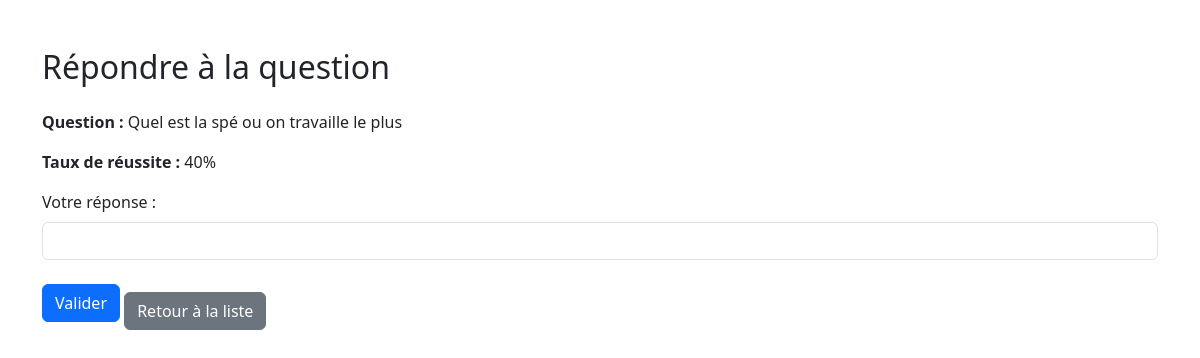
The page /views/answer.php?id=5 on the database its author committed.
### tables this page shows
CREATE TABLE IF NOT EXISTS `questions` (
  `id` int(11) NOT NULL AUTO_INCREMENT,
  `question` text NOT NULL,
  `reponse` varchar(255) NOT NULL,
  `message_succes` text NOT NULL,
  `message_echec` text NOT NULL,
  `reussites` int(11) DEFAULT 0,
  `tentatives` int(11) DEFAULT 0,
  PRIMARY KEY (`id`)
);

### views/answer.php (the view, shortened to what this page needs)
<?php
require_once __DIR__ . '/../config/database.php';
$question_id = intval($_GET['id']);
$sql = "SELECT * FROM questions WHERE id = :id";
$stmt = $pdo->prepare($sql);
$stmt->execute([':id' => $question_id]);
$question = $stmt->fetch(PDO::FETCH_ASSOC);
$taux_reussite = ($question['tentatives'] > 0) ? round(($question['reussites'] / $question['tentatives']) * 100, 2) : 0;
?>
<!DOCTYPE html>
<html lang="fr">
<head>
    <link href="https://cdn.jsdelivr.net/npm/bootstrap@5.3.0/dist/css/bootstrap.min.css" rel="stylesheet">
</head>
<body class="container mt-5">
    <h2 class="mb-4">Répondre à la question</h2>
    <p><strong>Question :</strong> <?= htmlspecialchars($question['question']) ?></p>
    <p><strong>Taux de réussite :</strong> <?= $taux_reussite ?>%</p>
    <form action="../controllers/answer_question.php" method="POST">
        <div class="mb-3">
            <label for="reponse" class="form-label">Votre réponse :</label>
            <input type="text" class="form-control" id="reponse" name="reponse" required>
        </div>
        <button type="submit" class="btn btn-primary">Valider</button>
        <a href="../index.php" class="btn btn-secondary mt-3">Retour à la liste</a>
    </form>
</body>
</html>

### rows shown on the page
questions: question "Quel est la spé ou on travaille le plus", taux_reussite "40"
